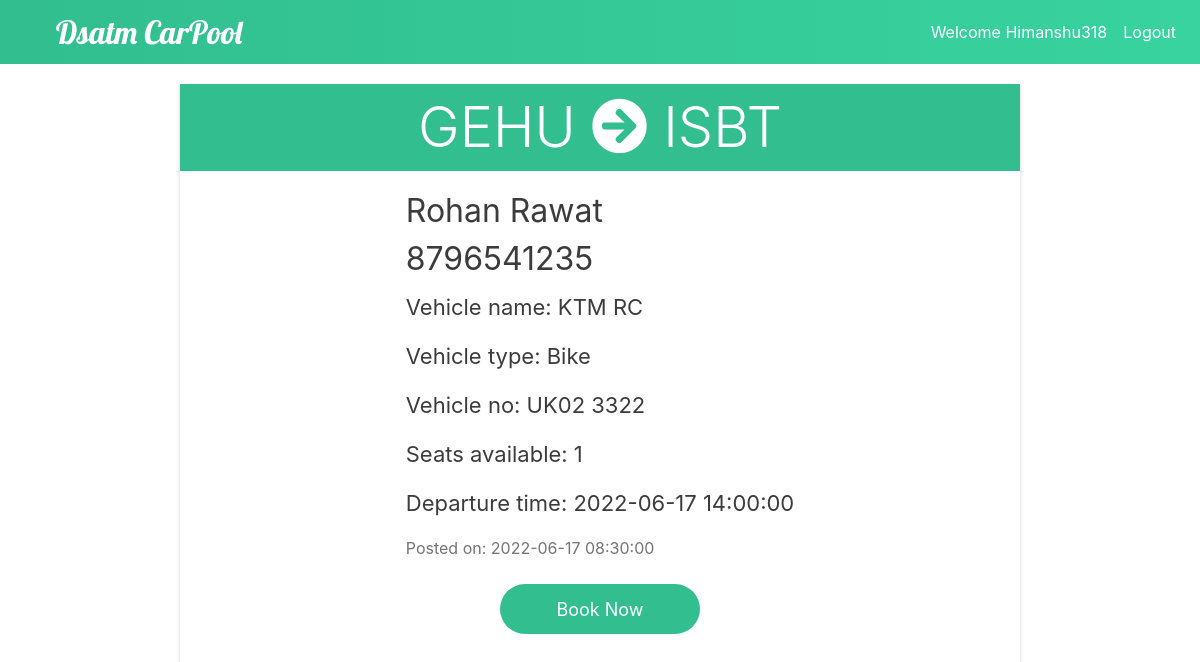
Screenshot of /ad-details.php?ad_id=67 (signed in) with the database file from the repository.
### tables this page shows
CREATE TABLE `route_details` (
  `ad_id` int(10) NOT NULL,
  `origin` varchar(255) NOT NULL,
  `destination` varchar(255) NOT NULL,
  `departure_time` datetime NOT NULL
);

CREATE TABLE `user` (
  `id` int(10) NOT NULL,
  `username` varchar(255) NOT NULL,
  `name` varchar(255) NOT NULL,
  `password` varchar(255) NOT NULL
);

CREATE TABLE `ad_details` (
  `ad_id` int(10) NOT NULL,
  `id` int(11) NOT NULL,
  `post_time` timestamp NOT NULL DEFAULT current_timestamp(),
  `phno` varchar(10) NOT NULL,
  `open_for_booking` char(1) NOT NULL DEFAULT 'y'
);

CREATE TABLE `vehicle_details` (
  `ad_id` int(10) NOT NULL,
  `vehicle_type` varchar(255) NOT NULL,
  `vehicle_name` varchar(255) NOT NULL,
  `vehicle_no` varchar(255) NOT NULL,
  `seats` int(1) NOT NULL
);

### details-server.php (called while the page is built, shortened)
<?php
$db = mysqli_connect('localhost','root','','carpool');
$ad_id  = $_GET['ad_id'];
$ad_query = "Select post_time, phno, open_for_booking from ad_details where ad_id='$ad_id'";
$ad_result = mysqli_query($db, $ad_query);
$ad_array = mysqli_fetch_assoc($ad_result);
$route_query = "Select origin, destination, departure_time from route_details where ad_id='$ad_id'";
$route_result = mysqli_query($db, $route_query);
$route_array = mysqli_fetch_assoc($route_result);
$name_query = "Select a.name from user a, ad_details b where b.id=a.id and b.ad_id='$ad_id'";
$name_result = mysqli_query($db, $name_query);
$name_array = mysqli_fetch_assoc($name_result);
$vehicle_query = "Select vehicle_type, vehicle_name, vehicle_no, seats from vehicle_details where ad_id='$ad_id'";
$vehicle_result = mysqli_query($db, $vehicle_query);
$vehicle_array = mysqli_fetch_assoc($vehicle_result);
?>

### ad-details.php (the view, shortened to what this page needs)
<?php
include('details-server.php');
?>
<!DOCTYPE html>
<html lang="en">
<head>
    <link type="text/css" rel="stylesheet"
        href="https://stackpath.bootstrapcdn.com/bootstrap/4.3.1/css/bootstrap.min.css">
    <link type="text/css" rel="stylesheet" href="css/itemDetails.css">
    <link rel="stylesheet" href="https://cdnjs.cloudflare.com/ajax/libs/font-awesome/5.11.2/css/all.min.css"
 />
</head>
<body>
    <nav class="navbar navbar-expand-md">
        <a class="banner" href="index.php">Dsatm CarPool</a>
        <div class="collapse navbar-collapse">
            <ul class="navbar-nav ml-auto">
                <li class="nav-item">
                    <a class="nav-link" href="user-history.php">Welcome <?php echo $_SESSION['username']; ?></a>
                </li>
                <li class="nav-item">
                    <a class="nav-link" href="logout.php">
                        Logout
                    </a>
                </li>
            </ul>
        </div>
    </nav>
    <div class="main-container">
        <div class="ad-container">
            <div class="route display-4">
                <span><?php echo $route_array['origin'] ?></span>
                <i class="fas fa-arrow-circle-right"></i>
                <span><?php echo $route_array['destination'] ?><span>
            </div>
            <div class="ad-details">
                <span class="row name">
                    <?php echo $name_array['name'] ?>
                </span>
                <span class="name row">
                    <?php echo $ad_array['phno'] ?>
                </span>
                <span class="vehicle-details row">
                    Vehicle name: <?php echo $vehicle_array['vehicle_name'] ?>
                </span>
                <span class="vehicle-details row">
                    Vehicle type: <?php echo $vehicle_array['vehicle_type'] ?>
                </span>
                <span class="vehicle-details row">
                    Vehicle no: <?php echo $vehicle_array['vehicle_no'] ?>
                </span>
                <span class="vehicle-details row">
                    Seats available: <?php echo $vehicle_array['seats'] ?>
                </span>
                <span class="vehicle-details row">
                    Departure time: <?php echo $route_array['departure_time'] ?>
                </span>
                <span class="time-details row">
                    Posted on: <?php echo $ad_array['post_time'] ?>
                </span>
                <form method="POST" action="book-server.php">
                    <button type="submit" class="book-btn">Book Now</button>
                </form>
            </div>
        </div>
    </div>
</body>
</html>

### css/itemDetails.css (style rules this page uses)
* { text-decoration: none; }
.banner { font-family: "Lobster"; font-size: 32px; color: #fff; margin: 0 40px; text-decoration: none; }
.navbar { background-image: linear-gradient(to right, #32be8f, #38d39f, #32be8f); background-size: 200%; }
.nav-link { color: #fff; }
.main-container { display: flex; justify-content: center; }
.ad-container { margin-top: 20px; text-align: center; width: 840px; box-shadow: 0 2px 4px 0 rgba(0, 0, 0, 0.2); }
.route { background: #32be8f; color: white; padding: 10px 12px; text-align: center; }
.row { display: flex; }
.ad-details { display:inline-block; margin: 16px 32px; }
.name { font-size: 32px; color: #3C3C3C; }
.vehicle-details { font-size: 22px; color: #3C3C3C; padding: 8px 0px; }
.time-details { font-size: 16px; color: #747474; padding: 8px 0px; }
.book-btn { font-size: 18px; text-align: center; outline: none; border: none; border-radius: 50px; width: 200px; height: 50px; background: #32be8f; color: white; margin: 16px 10px; padding: 10px 12px; transition: .3s; }

### rows the page displays
route_details: origin "GEHU", destination "ISBT", departure_time "2022-06-17 14:00:00"
user: name "Rohan Rawat"
ad_details: phno "8796541235", post_time "2022-06-17 08:30:00"
vehicle_details: vehicle_name "KTM RC", vehicle_type "Bike", vehicle_no "UK02 3322", seats "1"

### other values shown
$_SESSION['username'] "Himanshu318"
